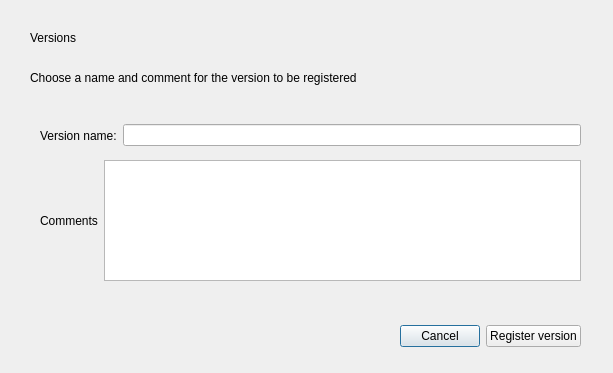
<?xml version="1.0" encoding="UTF-8"?>
<ui version="4.0">
 <class>CreateVersion</class>
 <widget class="QDialog" name="CreateVersion">
  <property name="geometry">
   <rect>
    <x>0</x>
    <y>0</y>
    <width>613</width>
    <height>373</height>
   </rect>
  </property>
  <property name="windowTitle">
   <string>Dialog</string>
  </property>
  <widget class="QLabel" name="title">
   <property name="geometry">
    <rect>
     <x>30</x>
     <y>30</y>
     <width>61</width>
     <height>16</height>
    </rect>
   </property>
   <property name="text">
    <string>Versions</string>
   </property>
  </widget>
  <widget class="QLabel" name="description">
   <property name="geometry">
    <rect>
     <x>30</x>
     <y>70</y>
     <width>401</width>
     <height>16</height>
    </rect>
   </property>
   <property name="text">
    <string>Choose a name and comment for the version to be registered</string>
   </property>
  </widget>
  <widget class="QWidget" name="horizontalLayoutWidget">
   <property name="geometry">
    <rect>
     <x>40</x>
     <y>120</y>
     <width>541</width>
     <height>31</height>
    </rect>
   </property>
   <layout class="QHBoxLayout" name="horizontalLayout">
    <item>
     <widget class="QLabel" name="versionName">
      <property name="text">
       <string>Version name:</string>
      </property>
     </widget>
    </item>
    <item>
     <widget class="QLineEdit" name="versionNameLineEdit"/>
    </item>
   </layout>
  </widget>
  <widget class="QWidget" name="horizontalLayoutWidget_2">
   <property name="geometry">
    <rect>
     <x>40</x>
     <y>160</y>
     <width>541</width>
     <height>121</height>
    </rect>
   </property>
   <layout class="QHBoxLayout" name="horizontalLayout_2">
    <item>
     <widget class="QLabel" name="comments">
      <property name="text">
       <string>Comments</string>
      </property>
     </widget>
    </item>
    <item>
     <widget class="QPlainTextEdit" name="commentsTextEdit"/>
    </item>
   </layout>
  </widget>
  <widget class="QWidget" name="horizontalLayoutWidget_3">
   <property name="geometry">
    <rect>
     <x>40</x>
     <y>320</y>
     <width>541</width>
     <height>32</height>
    </rect>
   </property>
   <layout class="QHBoxLayout" name="horizontalLayout_3">
    <item>
     <spacer name="horizontalSpacer">
      <property name="orientation">
       <enum>Qt::Orientation::Horizontal</enum>
      </property>
      <property name="sizeHint" stdset="0">
       <size>
        <width>40</width>
        <height>20</height>
       </size>
      </property>
     </spacer>
    </item>
    <item>
     <widget class="QPushButton" name="cancelButton">
      <property name="text">
       <string>Cancel</string>
      </property>
     </widget>
    </item>
    <item>
     <widget class="QPushButton" name="registerButton">
      <property name="text">
       <string>Register version</string>
      </property>
     </widget>
    </item>
   </layout>
  </widget>
 </widget>
 <resources/>
 <connections/>
</ui>
